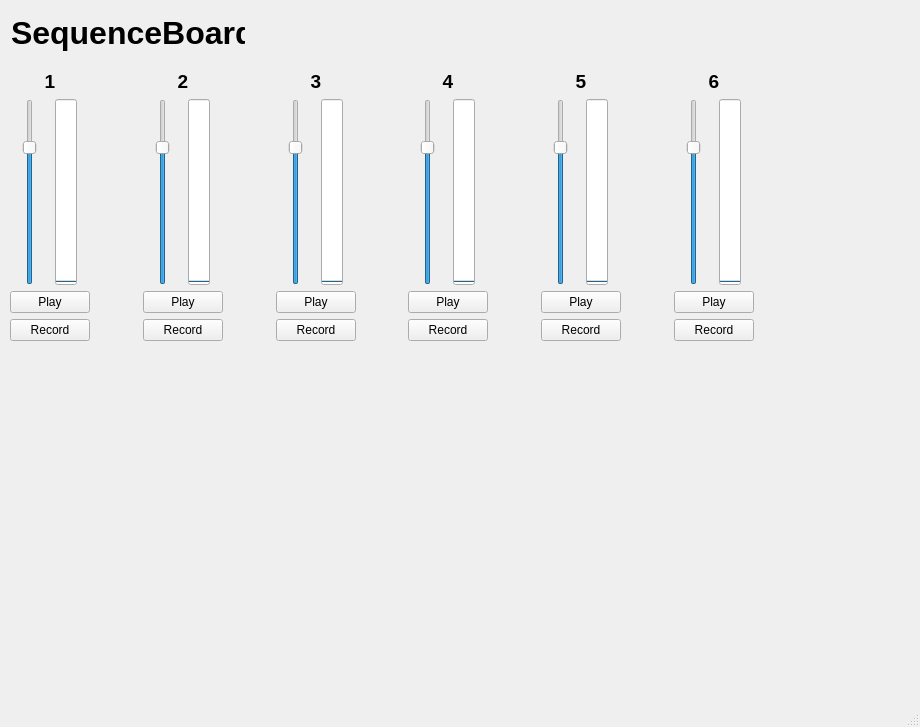
<?xml version="1.0" encoding="UTF-8"?>
<ui version="4.0">
 <class>MainWindow</class>
 <widget class="QMainWindow" name="MainWindow">
  <property name="geometry">
   <rect>
    <x>0</x>
    <y>0</y>
    <width>920</width>
    <height>727</height>
   </rect>
  </property>
  <property name="font">
   <font>
    <bold>false</bold>
   </font>
  </property>
  <property name="windowTitle">
   <string>Sequence Board</string>
  </property>
  <widget class="QWidget" name="centralwidget">
   <property name="enabled">
    <bool>true</bool>
   </property>
   <property name="autoFillBackground">
    <bool>false</bool>
   </property>
   <widget class="QLabel" name="main_window_label">
    <property name="geometry">
     <rect>
      <x>11</x>
      <y>11</y>
      <width>234</width>
      <height>43</height>
     </rect>
    </property>
    <property name="font">
     <font>
      <pointsize>24</pointsize>
      <bold>true</bold>
     </font>
    </property>
    <property name="text">
     <string>SequenceBoard</string>
    </property>
   </widget>
   <widget class="QWidget" name="layoutWidget">
    <property name="geometry">
     <rect>
      <x>10</x>
      <y>70</y>
      <width>744</width>
      <height>291</height>
     </rect>
    </property>
    <layout class="QVBoxLayout" name="stripLayout">
     <item>
      <layout class="QGridLayout" name="gridLayout">
       <item row="1" column="2">
        <layout class="QHBoxLayout" name="gain_splitter_2">
         <item>
          <widget class="QSlider" name="gain_slider_2">
           <property name="value">
            <number>75</number>
           </property>
           <property name="orientation">
            <enum>Qt::Vertical</enum>
           </property>
          </widget>
         </item>
         <item>
          <widget class="QProgressBar" name="gain_meter_2">
           <property name="value">
            <number>0</number>
           </property>
           <property name="textVisible">
            <bool>false</bool>
           </property>
           <property name="orientation">
            <enum>Qt::Vertical</enum>
           </property>
          </widget>
         </item>
        </layout>
       </item>
       <item row="0" column="10">
        <widget class="QLabel" name="strip_6">
         <property name="font">
          <font>
           <pointsize>14</pointsize>
           <bold>true</bold>
          </font>
         </property>
         <property name="text">
          <string>6</string>
         </property>
         <property name="alignment">
          <set>Qt::AlignCenter</set>
         </property>
        </widget>
       </item>
       <item row="1" column="1">
        <spacer name="channel_spacer_1">
         <property name="orientation">
          <enum>Qt::Horizontal</enum>
         </property>
         <property name="sizeHint" stdset="0">
          <size>
           <width>40</width>
           <height>20</height>
          </size>
         </property>
        </spacer>
       </item>
       <item row="1" column="5">
        <spacer name="channel_spacer_3">
         <property name="orientation">
          <enum>Qt::Horizontal</enum>
         </property>
         <property name="sizeHint" stdset="0">
          <size>
           <width>40</width>
           <height>20</height>
          </size>
         </property>
        </spacer>
       </item>
       <item row="0" column="8">
        <widget class="QLabel" name="strip_5">
         <property name="font">
          <font>
           <pointsize>14</pointsize>
           <bold>true</bold>
          </font>
         </property>
         <property name="text">
          <string>5</string>
         </property>
         <property name="alignment">
          <set>Qt::AlignCenter</set>
         </property>
        </widget>
       </item>
       <item row="2" column="2">
        <widget class="QPushButton" name="play_button_2">
         <property name="text">
          <string>Play</string>
         </property>
        </widget>
       </item>
       <item row="1" column="3">
        <spacer name="channel_spacer_2">
         <property name="orientation">
          <enum>Qt::Horizontal</enum>
         </property>
         <property name="sizeHint" stdset="0">
          <size>
           <width>40</width>
           <height>20</height>
          </size>
         </property>
        </spacer>
       </item>
       <item row="0" column="6">
        <widget class="QLabel" name="strip_4">
         <property name="font">
          <font>
           <pointsize>14</pointsize>
           <bold>true</bold>
          </font>
         </property>
         <property name="text">
          <string>4</string>
         </property>
         <property name="alignment">
          <set>Qt::AlignCenter</set>
         </property>
        </widget>
       </item>
       <item row="0" column="2">
        <widget class="QLabel" name="strip_2">
         <property name="font">
          <font>
           <pointsize>14</pointsize>
           <bold>true</bold>
          </font>
         </property>
         <property name="text">
          <string>2</string>
         </property>
         <property name="alignment">
          <set>Qt::AlignCenter</set>
         </property>
        </widget>
       </item>
       <item row="3" column="2">
        <widget class="QPushButton" name="record_button_2">
         <property name="text">
          <string>Record</string>
         </property>
        </widget>
       </item>
       <item row="2" column="6">
        <widget class="QPushButton" name="play_button_4">
         <property name="text">
          <string>Play</string>
         </property>
        </widget>
       </item>
       <item row="1" column="8">
        <layout class="QHBoxLayout" name="gain_splitter_5">
         <item>
          <widget class="QSlider" name="gain_slider_5">
           <property name="value">
            <number>75</number>
           </property>
           <property name="orientation">
            <enum>Qt::Vertical</enum>
           </property>
          </widget>
         </item>
         <item>
          <widget class="QProgressBar" name="gain_meter_5">
           <property name="value">
            <number>0</number>
           </property>
           <property name="textVisible">
            <bool>false</bool>
           </property>
           <property name="orientation">
            <enum>Qt::Vertical</enum>
           </property>
          </widget>
         </item>
        </layout>
       </item>
       <item row="1" column="0">
        <layout class="QHBoxLayout" name="gain_splitter_1">
         <item>
          <widget class="QSlider" name="gain_slider_1">
           <property name="sizePolicy">
            <sizepolicy hsizetype="Fixed" vsizetype="Expanding">
             <horstretch>0</horstretch>
             <verstretch>0</verstretch>
            </sizepolicy>
           </property>
           <property name="value">
            <number>75</number>
           </property>
           <property name="sliderPosition">
            <number>75</number>
           </property>
           <property name="orientation">
            <enum>Qt::Vertical</enum>
           </property>
          </widget>
         </item>
         <item>
          <widget class="QProgressBar" name="gain_meter_1">
           <property name="value">
            <number>0</number>
           </property>
           <property name="textVisible">
            <bool>false</bool>
           </property>
           <property name="orientation">
            <enum>Qt::Vertical</enum>
           </property>
          </widget>
         </item>
        </layout>
       </item>
       <item row="1" column="7">
        <spacer name="channel_spacer_4">
         <property name="orientation">
          <enum>Qt::Horizontal</enum>
         </property>
         <property name="sizeHint" stdset="0">
          <size>
           <width>40</width>
           <height>20</height>
          </size>
         </property>
        </spacer>
       </item>
       <item row="2" column="8">
        <widget class="QPushButton" name="play_button_5">
         <property name="text">
          <string>Play</string>
         </property>
        </widget>
       </item>
       <item row="1" column="4">
        <layout class="QHBoxLayout" name="gain_splitter_3">
         <item>
          <widget class="QSlider" name="gain_slider_3">
           <property name="value">
            <number>75</number>
           </property>
           <property name="orientation">
            <enum>Qt::Vertical</enum>
           </property>
          </widget>
         </item>
         <item>
          <widget class="QProgressBar" name="gain_meter_3">
           <property name="value">
            <number>0</number>
           </property>
           <property name="textVisible">
            <bool>false</bool>
           </property>
           <property name="orientation">
            <enum>Qt::Vertical</enum>
           </property>
          </widget>
         </item>
        </layout>
       </item>
       <item row="0" column="0">
        <widget class="QLabel" name="strip_1">
         <property name="font">
          <font>
           <pointsize>14</pointsize>
           <bold>true</bold>
          </font>
         </property>
         <property name="text">
          <string>1</string>
         </property>
         <property name="alignment">
          <set>Qt::AlignCenter</set>
         </property>
        </widget>
       </item>
       <item row="3" column="6">
        <widget class="QPushButton" name="record_button_4">
         <property name="text">
          <string>Record</string>
         </property>
        </widget>
       </item>
       <item row="2" column="4">
        <widget class="QPushButton" name="play_button_3">
         <property name="text">
          <string>Play</string>
         </property>
        </widget>
       </item>
       <item row="3" column="4">
        <widget class="QPushButton" name="record_button_3">
         <property name="text">
          <string>Record</string>
         </property>
        </widget>
       </item>
       <item row="2" column="0">
        <widget class="QPushButton" name="play_button_1">
         <property name="text">
          <string>Play</string>
         </property>
        </widget>
       </item>
       <item row="3" column="0">
        <widget class="QPushButton" name="record_button_1">
         <property name="text">
          <string>Record</string>
         </property>
        </widget>
       </item>
       <item row="0" column="4">
        <widget class="QLabel" name="strip_3">
         <property name="font">
          <font>
           <pointsize>14</pointsize>
           <bold>true</bold>
          </font>
         </property>
         <property name="text">
          <string>3</string>
         </property>
         <property name="alignment">
          <set>Qt::AlignCenter</set>
         </property>
        </widget>
       </item>
       <item row="3" column="10">
        <widget class="QPushButton" name="record_button_6">
         <property name="text">
          <string>Record</string>
         </property>
        </widget>
       </item>
       <item row="1" column="9">
        <spacer name="channel_spacer_5">
         <property name="orientation">
          <enum>Qt::Horizontal</enum>
         </property>
         <property name="sizeHint" stdset="0">
          <size>
           <width>40</width>
           <height>20</height>
          </size>
         </property>
        </spacer>
       </item>
       <item row="1" column="10">
        <layout class="QHBoxLayout" name="gain_splitter_6">
         <item>
          <widget class="QSlider" name="gain_slider_6">
           <property name="value">
            <number>75</number>
           </property>
           <property name="orientation">
            <enum>Qt::Vertical</enum>
           </property>
          </widget>
         </item>
         <item>
          <widget class="QProgressBar" name="gain_meter_6">
           <property name="value">
            <number>0</number>
           </property>
           <property name="textVisible">
            <bool>false</bool>
           </property>
           <property name="orientation">
            <enum>Qt::Vertical</enum>
           </property>
          </widget>
         </item>
        </layout>
       </item>
       <item row="3" column="8">
        <widget class="QPushButton" name="record_button_5">
         <property name="text">
          <string>Record</string>
         </property>
        </widget>
       </item>
       <item row="2" column="10">
        <widget class="QPushButton" name="play_button_6">
         <property name="text">
          <string>Play</string>
         </property>
        </widget>
       </item>
       <item row="1" column="6">
        <layout class="QHBoxLayout" name="gain_splitter_4">
         <item>
          <widget class="QSlider" name="gain_slider_4">
           <property name="value">
            <number>75</number>
           </property>
           <property name="orientation">
            <enum>Qt::Vertical</enum>
           </property>
          </widget>
         </item>
         <item>
          <widget class="QProgressBar" name="gain_meter_4">
           <property name="value">
            <number>0</number>
           </property>
           <property name="textVisible">
            <bool>false</bool>
           </property>
           <property name="orientation">
            <enum>Qt::Vertical</enum>
           </property>
          </widget>
         </item>
        </layout>
       </item>
      </layout>
     </item>
     <item>
      <layout class="QHBoxLayout" name="recordingLayout">
       <property name="spacing">
        <number>65</number>
       </property>
       <item>
        <widget class="QLabel" name="recording_1">
         <property name="text">
          <string/>
         </property>
         <property name="alignment">
          <set>Qt::AlignRight|Qt::AlignTrailing|Qt::AlignVCenter</set>
         </property>
        </widget>
       </item>
       <item>
        <widget class="QLabel" name="recording_2">
         <property name="text">
          <string/>
         </property>
         <property name="alignment">
          <set>Qt::AlignRight|Qt::AlignTrailing|Qt::AlignVCenter</set>
         </property>
        </widget>
       </item>
       <item>
        <widget class="QLabel" name="recording_3">
         <property name="text">
          <string/>
         </property>
         <property name="alignment">
          <set>Qt::AlignRight|Qt::AlignTrailing|Qt::AlignVCenter</set>
         </property>
        </widget>
       </item>
       <item>
        <widget class="QLabel" name="recording_4">
         <property name="text">
          <string/>
         </property>
         <property name="alignment">
          <set>Qt::AlignRight|Qt::AlignTrailing|Qt::AlignVCenter</set>
         </property>
        </widget>
       </item>
       <item>
        <widget class="QLabel" name="recording_5">
         <property name="text">
          <string/>
         </property>
         <property name="alignment">
          <set>Qt::AlignRight|Qt::AlignTrailing|Qt::AlignVCenter</set>
         </property>
        </widget>
       </item>
       <item>
        <widget class="QLabel" name="recording_6">
         <property name="text">
          <string/>
         </property>
         <property name="alignment">
          <set>Qt::AlignRight|Qt::AlignTrailing|Qt::AlignVCenter</set>
         </property>
        </widget>
       </item>
      </layout>
     </item>
    </layout>
   </widget>
  </widget>
  <widget class="QStatusBar" name="statusbar"/>
 </widget>
 <resources>
  <include location="assets/assets.qrc"/>
 </resources>
 <connections/>
</ui>
